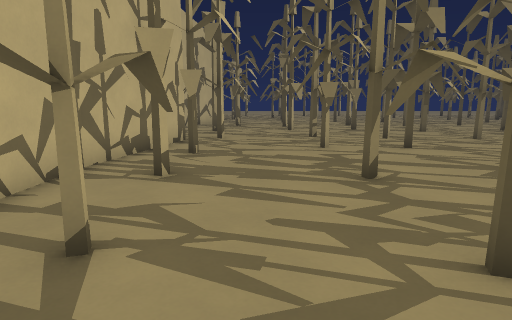
view 1 (above)

24 first-person views from a walk through a Godot game level. The camera is 1.4 m above the floor, tilts 10° down and sees 75° across. The floor is counted in squares, 1 m on a side. Each view is taken from the middle of a square. On the plan, view 1 faces up. The plan holds only what a view shows up to about 15 squares ahead; the rest is blank. The place goes on beyond the plan. Characters and animated objects are left out.

view 2
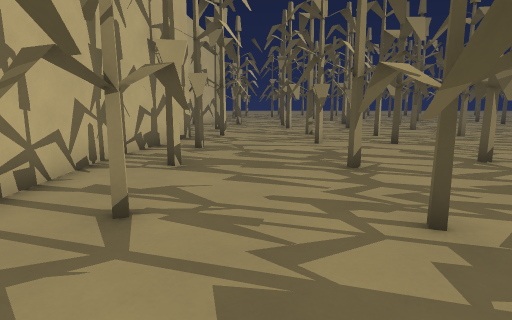

view 3
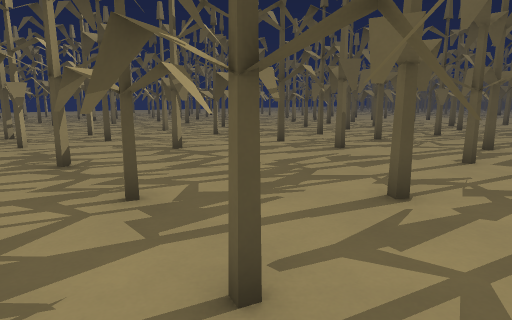

view 4
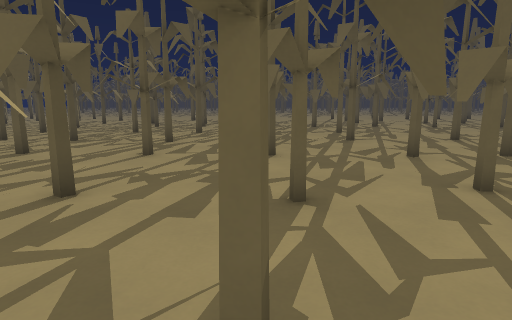

view 5
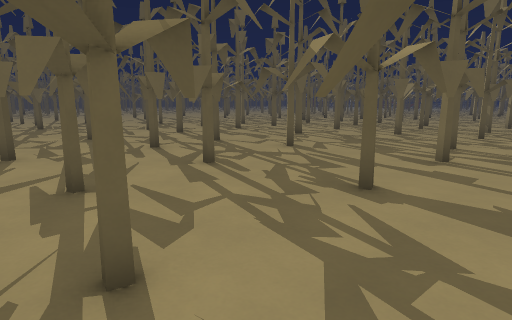

view 6
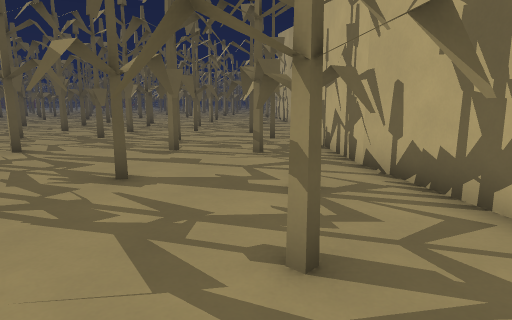

view 7
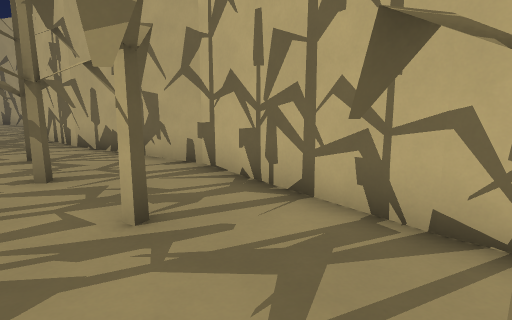

view 8
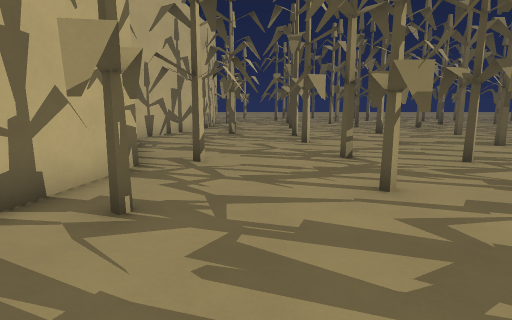

view 9
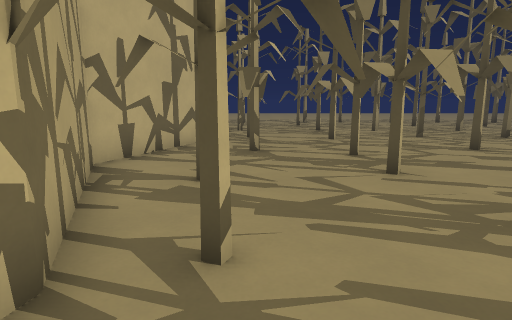

view 10
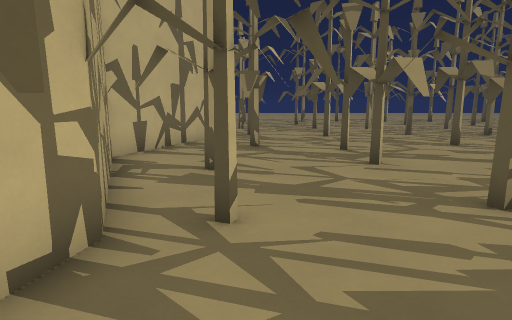

view 11
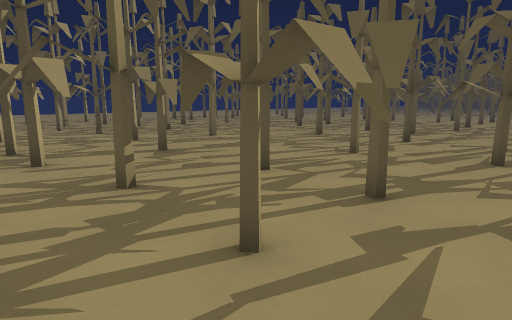

view 12
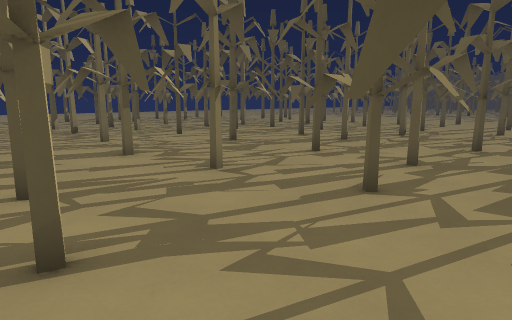

view 13
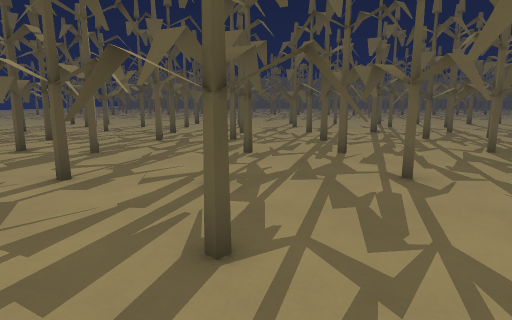

view 14
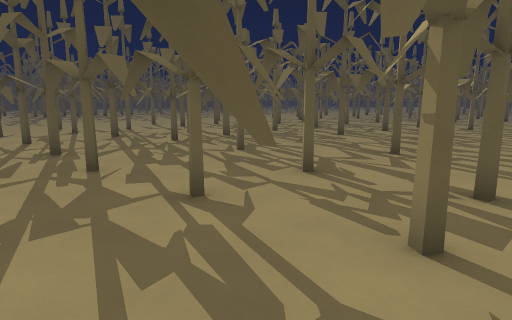

view 15
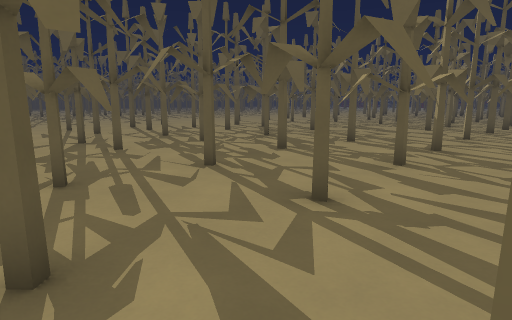

view 16
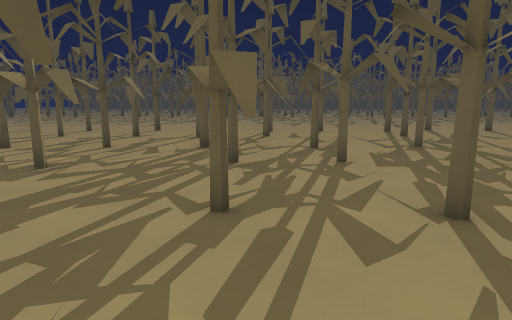

view 17
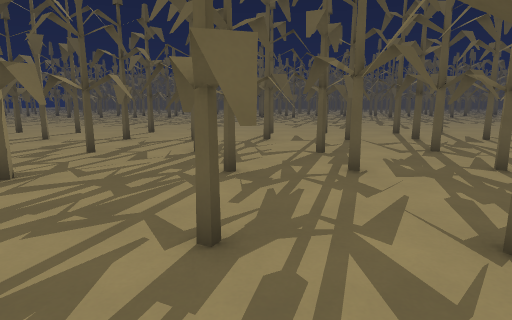

view 18
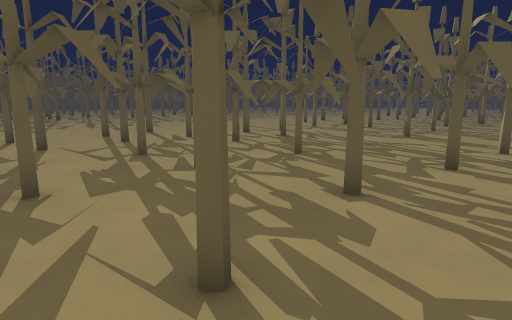

view 19
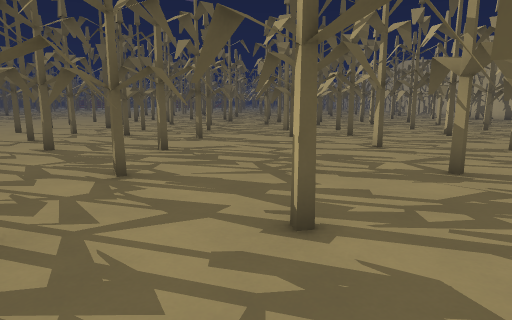

view 20
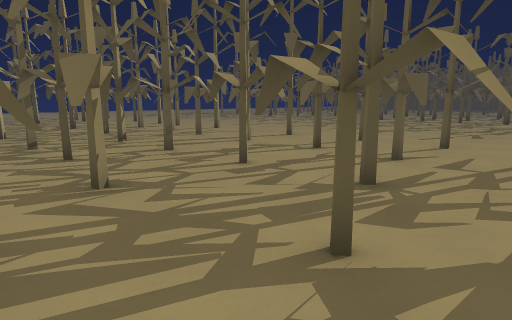

view 21
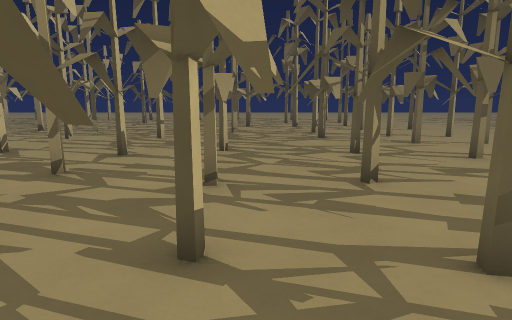

view 22
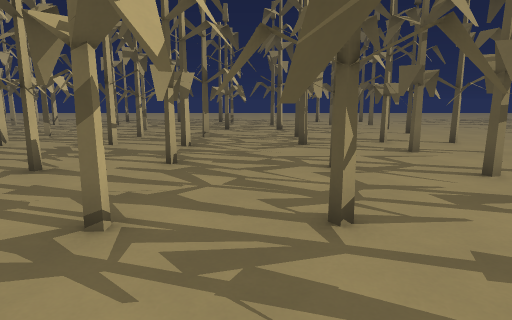

view 23
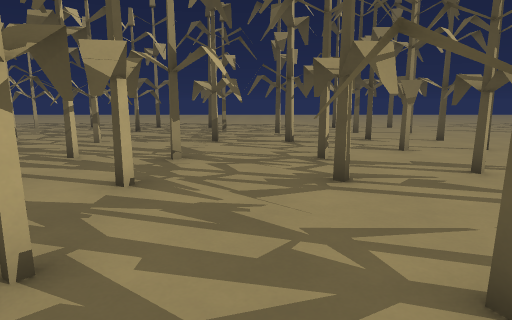

view 24
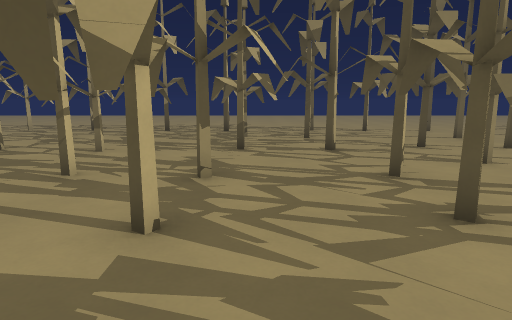

### Floor plan
Key: @ floor where view 1 was taken; # wall or solid block; x gap in a wall; . floor; T thing the floor can be seen under or through.
Columns run from 4 left of view 1 to 27 right of it. Each row starts with its distance up from view 1.
 29                   #...x.....#..#
 28                  .....x.#..#....
 27                  .............#.
 26                ....#.....#.....#
 25     ..... .....#..##..........x#
 24   x .#...#...............#.....#
 23   .x..#..#...#.#....#.......#..#
 22  #........#.#....#.#..#...#.#...
 21  #.#..#..............#....#.....
 20 ##......... ....#..#.#......TT..
 19 #......#....#..#.. .........TTT.
 18 #..#.#...#.... .......#...#.x..#
 17 #........x.#...#........... TT.
 16 #.#. ...........#...#....TT
 15 # ....#.....#...............TT
 14  #...#...#......#...........x
 13  #....#..#.#.......#.....#..#. #
 12  #...........#....#...........#.
 11  #.......#...x..x.....#x........
 10  ##...#......#.....#.....#....
  9  ##...#..........#.x..........#
  8 ###.......#..#........##.#.....
  7 #....#...........#.#.......#..x#
  6 #.#...#..x...#.##.#............
  5 #......#.#...................#.
  4 #..#..........#.#......#....#..#
  3 #.#...#......#......#......#...
  2 #.#...#..#........##..TT......#.
  1 #..#.###.... .........TT.x.#....
  0 #...@###.#...#.....#...T.x......
 -1 #.....................#..#.##..#
 -2 #..................#.......##.#.
 -3 #....#..#..#.#..#x.....x#....#.
 -4 #...#.#........#...#.#.......#.#
 -5 #........................... ...
 -6 #.#...#.#.........#..#.......#..
 -7 #..#.#...#.#.......#......#x....
 -8 ##........#.....#...#....#......
 -9  #...#......##.............#...
-10  #...... .#.#...x..T.#....#.#
-11  #................#.T........
-12  #...# .....................x
-13   .#.....#........##. .#. #.. x
-14   #....#.#..#...#. #.....# .  .
-15    ......#..... .. ......# x#..#
-16    #.....x....

Positions as (right, up) in squares from view 1, and headings:
1: (0, 0), facing up
2: (0, -1), facing up
3: (0, -2), facing up-right
4: (0, -3), facing right
5: (-1, -2), facing down-right
6: (-1, -1), facing down
7: (0, 3), facing down-left
8: (0, 5), facing up
9: (-1, 10), facing up
10: (-1, 9), facing up
11: (0, 8), facing up-right
12: (4, 7), facing up-right
13: (6, 9), facing right
14: (8, 9), facing down-right
15: (9, 4), facing down-right
16: (11, 2), facing right
17: (12, 2), facing right
18: (13, 1), facing down-right
19: (16, 0), facing down
20: (16, 1), facing up-right
21: (19, 7), facing up
22: (20, 9), facing up
23: (20, 14), facing up
24: (19, 16), facing up
